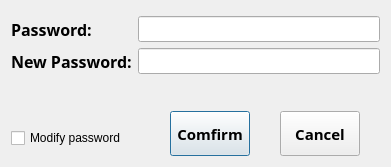
<?xml version="1.0" encoding="UTF-8"?>
<ui version="4.0">
 <class>CPasswordDlg</class>
 <widget class="QDialog" name="CPasswordDlg">
  <property name="geometry">
   <rect>
    <x>0</x>
    <y>0</y>
    <width>391</width>
    <height>164</height>
   </rect>
  </property>
  <property name="windowTitle">
   <string>Please input password</string>
  </property>
  <layout class="QVBoxLayout" name="verticalLayout_2">
   <item>
    <layout class="QGridLayout" name="gridLayout">
     <property name="topMargin">
      <number>5</number>
     </property>
     <property name="bottomMargin">
      <number>0</number>
     </property>
     <item row="1" column="0">
      <widget class="QLabel" name="ChangePwd_Lab">
       <property name="sizePolicy">
        <sizepolicy hsizetype="Preferred" vsizetype="Expanding">
         <horstretch>0</horstretch>
         <verstretch>0</verstretch>
        </sizepolicy>
       </property>
       <property name="font">
        <font>
         <family>微软雅黑</family>
         <pointsize>12</pointsize>
         <weight>75</weight>
         <bold>true</bold>
        </font>
       </property>
       <property name="text">
        <string>New Password:</string>
       </property>
      </widget>
     </item>
     <item row="0" column="0">
      <widget class="QLabel" name="label_2">
       <property name="sizePolicy">
        <sizepolicy hsizetype="Preferred" vsizetype="Expanding">
         <horstretch>0</horstretch>
         <verstretch>0</verstretch>
        </sizepolicy>
       </property>
       <property name="font">
        <font>
         <family>微软雅黑</family>
         <pointsize>12</pointsize>
         <weight>75</weight>
         <bold>true</bold>
        </font>
       </property>
       <property name="text">
        <string>Password:</string>
       </property>
      </widget>
     </item>
     <item row="2" column="0" colspan="3">
      <widget class="QLabel" name="Tis_lab">
       <property name="minimumSize">
        <size>
         <width>0</width>
         <height>25</height>
        </size>
       </property>
       <property name="styleSheet">
        <string notr="true">color: rgb(255, 0, 0);</string>
       </property>
       <property name="text">
        <string/>
       </property>
      </widget>
     </item>
     <item row="1" column="1" colspan="2">
      <widget class="QLineEdit" name="ChangePwd_Edit">
       <property name="sizePolicy">
        <sizepolicy hsizetype="Expanding" vsizetype="Expanding">
         <horstretch>0</horstretch>
         <verstretch>0</verstretch>
        </sizepolicy>
       </property>
       <property name="font">
        <font>
         <family>微软雅黑</family>
         <pointsize>10</pointsize>
         <weight>75</weight>
         <bold>true</bold>
        </font>
       </property>
      </widget>
     </item>
     <item row="0" column="1" colspan="2">
      <widget class="QLineEdit" name="Password_Edit">
       <property name="sizePolicy">
        <sizepolicy hsizetype="Expanding" vsizetype="Expanding">
         <horstretch>0</horstretch>
         <verstretch>0</verstretch>
        </sizepolicy>
       </property>
       <property name="font">
        <font>
         <family>微软雅黑</family>
         <pointsize>10</pointsize>
         <weight>75</weight>
         <bold>true</bold>
        </font>
       </property>
       <property name="echoMode">
        <enum>QLineEdit::Password</enum>
       </property>
      </widget>
     </item>
    </layout>
   </item>
   <item>
    <layout class="QHBoxLayout" name="horizontalLayout">
     <property name="spacing">
      <number>30</number>
     </property>
     <property name="rightMargin">
      <number>20</number>
     </property>
     <item>
      <layout class="QVBoxLayout" name="verticalLayout">
       <item>
        <spacer name="verticalSpacer">
         <property name="orientation">
          <enum>Qt::Vertical</enum>
         </property>
         <property name="sizeType">
          <enum>QSizePolicy::Fixed</enum>
         </property>
         <property name="sizeHint" stdset="0">
          <size>
           <width>20</width>
           <height>10</height>
          </size>
         </property>
        </spacer>
       </item>
       <item>
        <widget class="QCheckBox" name="ChangePwd_checkBox">
         <property name="text">
          <string>Modify password</string>
         </property>
        </widget>
       </item>
      </layout>
     </item>
     <item>
      <spacer name="horizontalSpacer">
       <property name="orientation">
        <enum>Qt::Horizontal</enum>
       </property>
       <property name="sizeHint" stdset="0">
        <size>
         <width>40</width>
         <height>20</height>
        </size>
       </property>
      </spacer>
     </item>
     <item>
      <widget class="QPushButton" name="OK_Btn">
       <property name="sizePolicy">
        <sizepolicy hsizetype="Minimum" vsizetype="Fixed">
         <horstretch>0</horstretch>
         <verstretch>0</verstretch>
        </sizepolicy>
       </property>
       <property name="minimumSize">
        <size>
         <width>0</width>
         <height>45</height>
        </size>
       </property>
       <property name="font">
        <font>
         <family>微软雅黑</family>
         <pointsize>11</pointsize>
         <weight>75</weight>
         <bold>true</bold>
        </font>
       </property>
       <property name="text">
        <string>Comfirm</string>
       </property>
      </widget>
     </item>
     <item>
      <widget class="QPushButton" name="Cancel_btn">
       <property name="sizePolicy">
        <sizepolicy hsizetype="Minimum" vsizetype="Fixed">
         <horstretch>0</horstretch>
         <verstretch>0</verstretch>
        </sizepolicy>
       </property>
       <property name="minimumSize">
        <size>
         <width>0</width>
         <height>45</height>
        </size>
       </property>
       <property name="font">
        <font>
         <family>微软雅黑</family>
         <pointsize>11</pointsize>
         <weight>75</weight>
         <bold>true</bold>
        </font>
       </property>
       <property name="text">
        <string>Cancel</string>
       </property>
      </widget>
     </item>
    </layout>
   </item>
  </layout>
 </widget>
 <layoutdefault spacing="6" margin="11"/>
 <resources/>
 <connections/>
</ui>
